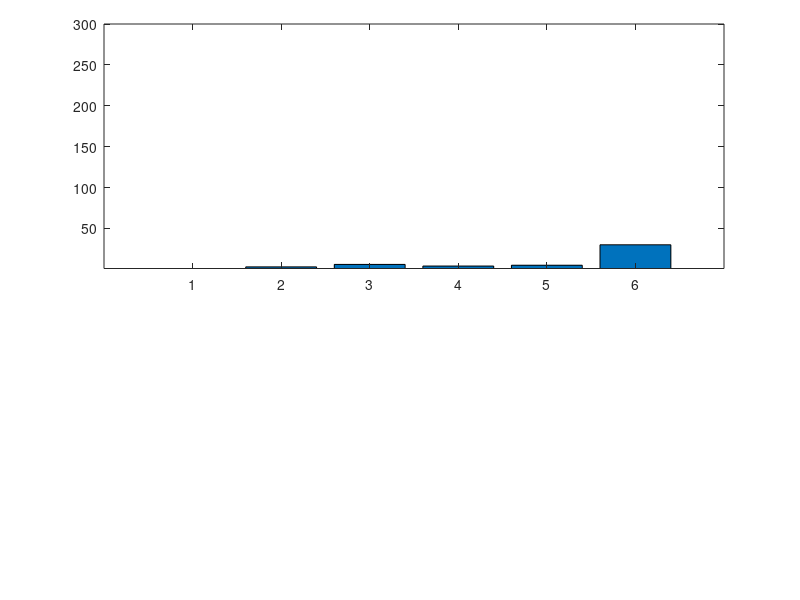

Reproduce this figure in MATLAB.
a=[1 3 6 4 5 300];
a=[1 3 6 4 5 30];

ylim1=[0 20];
ylim2=[100 300];
ylim2=[1 300];
xlim=[0 length(a)+1];

figure;

% retrieve your default axis pos
clf;
p0=get(gca,'position')
delete(gcf);

% create axis1
%a1=axes('position',[p0(1) p0(2) p0(3)/2-.025 p0(4)]);
%a1=axes('position',[p0(1) p0(2) p0(3) p0(4)/2]);
%a2=axes('position',[p0(1) p0(4)/2+.145 p0(3) p0(4)/2])
%barh(a);
%bar(a);
%set(a1,'ylim',ylim1);
%set(a2,'xlim',xlim,'ylim',ylim2);
%set(a2,'xtick',[]);
%box off;

% create axis2
%a2=axes('position',[p0(1)+p0(3)/2+.025 p0(2) p0(3)/2-.025 p0(4)]);
a2=axes('position',[p0(1) p0(4)/2+.145 p0(3) p0(4)/2])
%a2=axes('position',[p0(1) p0(2) p0(3) p0(4)/2]);
%barh(a);
bar(a);

%set(a2,'ylim',ylim1);
%set(a2,'ylim',ylim2);
ylim(ylim2);
%set(a2,'xlim',xlim,'ylim',ylim2);
%set(a2,'xtick',[]);
%set(a2,'xcolor',get(a2,'color'));
%box off

%%%%%%%%%%%%%%%% plotting %%%%%%%%%%%%%%%%%%%%%
output = "break_axis";

%figure;
saveas(1, strcat(output, ".png"));

%box off
